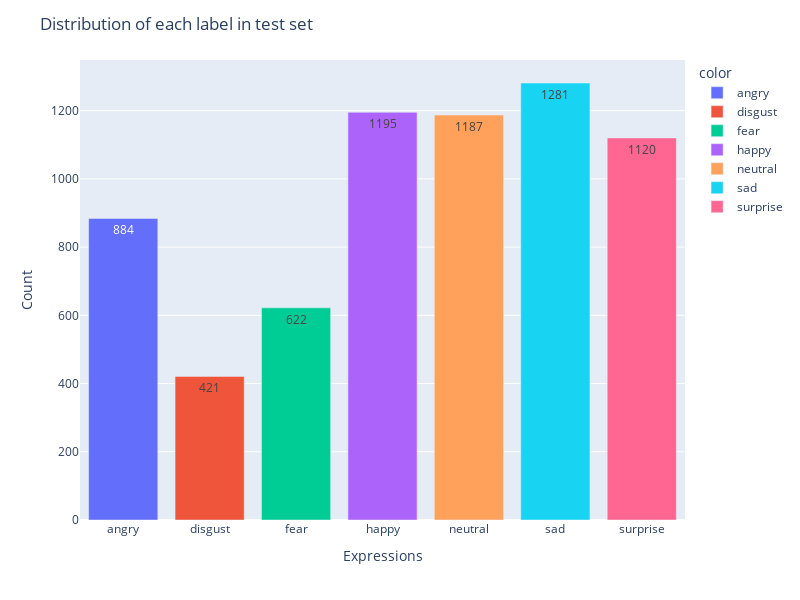

This figure's notebook cell:
### Code cell
labels = ["angry", "disgust", "fear", "happy", "neutral", "sad", "surprise"]
fig = px.bar(x=labels, y=class_count_in_test_set, color=labels)

fig.update_layout(
    title="Distribution of each label in test set",
    xaxis_title="Expressions",
    yaxis_title="Count",
    height=600,
    width=800,
)

fig.update_traces(texttemplate="%{y}", textposition="inside")

fig.show()

### Figure 1 — Plotly figure (JSON) as saved in the notebook; plotly's stock layout.template omitted (floating-point values rounded to 4 significant figures)
{"data": [{"alignmentgroup": "True", "hovertemplate": "color=angry<br>x=%{x}<br>y=%{y}<extra></extra>", "legendgroup": "angry", "marker": {"color": "#636efa", "pattern": {"shape": ""}}, "name": "angry", "offsetgroup": "angry", "orientation": "v", "showlegend": true, "textposition": "inside", "texttemplate": "%{y}", "type": "bar", "x": ["angry"], "xaxis": "x", "y": [884], "yaxis": "y"}, {"alignmentgroup": "True", "hovertemplate": "color=disgust<br>x=%{x}<br>y=%{y}<extra></extra>", "legendgroup": "disgust", "marker": {"color": "#EF553B", "pattern": {"shape": ""}}, "name": "disgust", "offsetgroup": "disgust", "orientation": "v", "showlegend": true, "textposition": "inside", "texttemplate": "%{y}", "type": "bar", "x": ["disgust"], "xaxis": "x", "y": [421], "yaxis": "y"}, {"alignmentgroup": "True", "hovertemplate": "color=fear<br>x=%{x}<br>y=%{y}<extra></extra>", "legendgroup": "fear", "marker": {"color": "#00cc96", "pattern": {"shape": ""}}, "name": "fear", "offsetgroup": "fear", "orientation": "v", "showlegend": true, "textposition": "inside", "texttemplate": "%{y}", "type": "bar", "x": ["fear"], "xaxis": "x", "y": [622], "yaxis": "y"}, {"alignmentgroup": "True", "hovertemplate": "color=happy<br>x=%{x}<br>y=%{y}<extra></extra>", "legendgroup": "happy", "marker": {"color": "#ab63fa", "pattern": {"shape": ""}}, "name": "happy", "offsetgroup": "happy", "orientation": "v", "showlegend": true, "textposition": "inside", "texttemplate": "%{y}", "type": "bar", "x": ["happy"], "xaxis": "x", "y": [1195], "yaxis": "y"}, {"alignmentgroup": "True", "hovertemplate": "color=neutral<br>x=%{x}<br>y=%{y}<extra></extra>", "legendgroup": "neutral", "marker": {"color": "#FFA15A", "pattern": {"shape": ""}}, "name": "neutral", "offsetgroup": "neutral", "orientation": "v", "showlegend": true, "textposition": "inside", "texttemplate": "%{y}", "type": "bar", "x": ["neutral"], "xaxis": "x", "y": [1187], "yaxis": "y"}, {"alignmentgroup": "True", "hovertemplate": "color=sad<br>x=%{x}<br>y=%{y}<extra></extra>", "legendgroup": "sad", "marker": {"color": "#19d3f3", "pattern": {"shape": ""}}, "name": "sad", "offsetgroup": "sad", "orientation": "v", "showlegend": true, "textposition": "inside", "texttemplate": "%{y}", "type": "bar", "x": ["sad"], "xaxis": "x", "y": [1281], "yaxis": "y"}, {"alignmentgroup": "True", "hovertemplate": "color=surprise<br>x=%{x}<br>y=%{y}<extra></extra>", "legendgroup": "surprise", "marker": {"color": "#FF6692", "pattern": {"shape": ""}}, "name": "surprise", "offsetgroup": "surprise", "orientation": "v", "showlegend": true, "textposition": "inside", "texttemplate": "%{y}", "type": "bar", "x": ["surprise"], "xaxis": "x", "y": [1120], "yaxis": "y"}], "layout": {"barmode": "relative", "height": 600, "legend": {"title": {"text": "color"}, "tracegroupgap": 0}, "margin": {"t": 60}, "title": {"text": "Distribution of each label in test set"}, "width": 800, "xaxis": {"anchor": "y", "domain": [0, 1], "title": {"text": "Expressions"}}, "yaxis": {"anchor": "x", "domain": [0, 1], "title": {"text": "Count"}}}}
